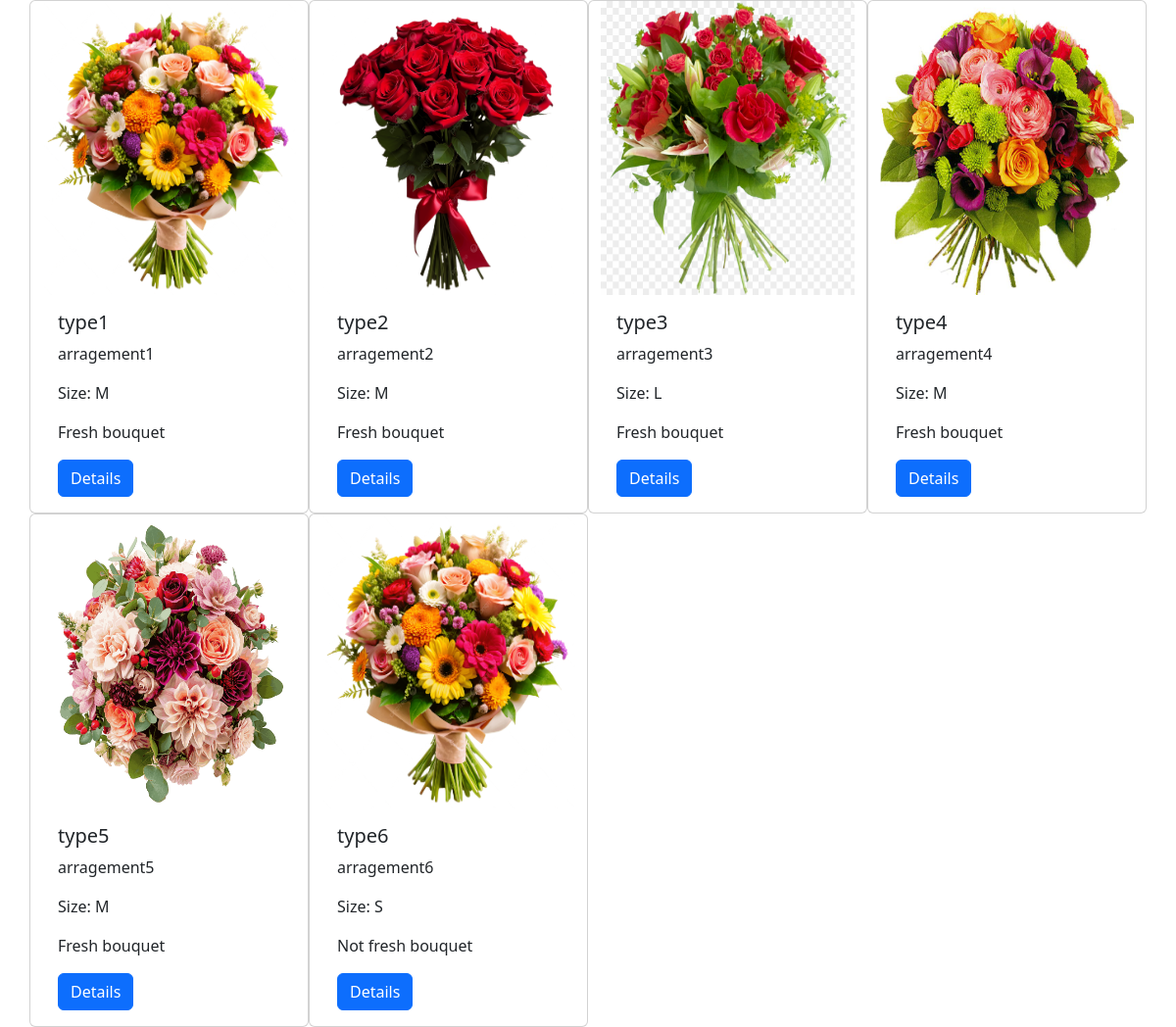
The app's page /index/ with its own data.
### FlowerShopApp/models.py (models this page shows, shortened)
class Bouquet(models.Model):
    SIZE_CHOICES = [
        ("S", "Мал"),
        ("M", "Среден"),
        ("L", "Голем")
    ]
    flower_type = models.CharField(max_length=100)
    arrangement = models.CharField(max_length=100)
    size = models.CharField(max_length=1, choices=SIZE_CHOICES)
    created_by = models.ForeignKey(User, on_delete=models.CASCADE, null=True, blank=True)
    photo = models.ImageField(upload_to="bouquet_photos/", null=True, blank=True)
    price = models.IntegerField(null=True, blank=True)
    year = models.IntegerField(null=True, blank=True)
    fresh = models.BooleanField()

### FlowerShopApp/views.py (the view)
# urls.py: path('index/', FlowerShopAppViews.index, name='index'),
def index(request):
    bouquets = Bouquet.objects.all()
    context = {'bouquet_list':bouquets, 'app_name':'FlowerShopApp'}
    return render(request, 'index.html', context)

### FlowerShopApp/templates/index.html (shortened to what this page needs)
{% load static %}
<!DOCTYPE html>
<html lang="en">
<head>
    <link rel="stylesheet" href="{% static 'bootstrap.css' %}">
</head>
<body>
    <div class="container">
        <div class="row">
            {% for bouquet in bouquet_list %}
            <div class="card col-3">
                <img src="{{bouquet.photo.url}}" class="card-img-top" style="height: 300px" alt="...">
                <div class="card-body">
                    <h5 class="card-title">{{bouquet.flower_type}}</h5>
                    <p class="card-text">{{bouquet.arrangement}}</p>
                    <p class="card-text">Size: {{bouquet.size}}</p>
                    {%if bouquet.fresh%}
                        <p class="card-text">Fresh bouquet</p>
                    {%else%}
                        <p class="card-text">Not fresh bouquet</p>
                    {%endif%}
                    <a href="{% url 'product' bouquet.id %}" class="btn btn-primary">Details</a>
                </div>
            </div>
             {%endfor%}
        </div>
    </div>
</body>
</html>

### records on screen
Bouquet: photo (picture), flower_type "type1", arrangement "arragement1", size "M", fresh "Fresh bouquet"
Bouquet: photo (picture), flower_type "type2", arrangement "arragement2", size "M", fresh "Fresh bouquet"
Bouquet: photo (picture), flower_type "type3", arrangement "arragement3", size "L", fresh "Fresh bouquet"
Bouquet: photo (picture), flower_type "type4", arrangement "arragement4", size "M", fresh "Fresh bouquet"
Bouquet: photo (picture), flower_type "type5", arrangement "arragement5", size "M", fresh "Fresh bouquet"
Bouquet: photo (picture), flower_type "type6", arrangement "arragement6", size "S", fresh "Not fresh bouquet"
